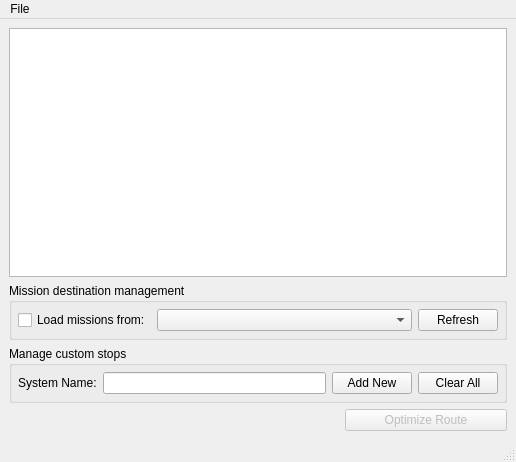
<?xml version="1.0" encoding="UTF-8"?>
<ui version="4.0">
 <class>MissionRouter</class>
 <widget class="QMainWindow" name="MissionRouter">
  <property name="geometry">
   <rect>
    <x>0</x>
    <y>0</y>
    <width>516</width>
    <height>462</height>
   </rect>
  </property>
  <property name="windowTitle">
   <string>Mission Target Router</string>
  </property>
  <widget class="QWidget" name="centralwidget">
   <layout class="QGridLayout" name="gridLayout">
    <item row="0" column="0" colspan="3">
     <widget class="QTableView" name="tableView">
      <property name="sizePolicy">
       <sizepolicy hsizetype="MinimumExpanding" vsizetype="MinimumExpanding">
        <horstretch>1</horstretch>
        <verstretch>1</verstretch>
       </sizepolicy>
      </property>
      <property name="minimumSize">
       <size>
        <width>444</width>
        <height>203</height>
       </size>
      </property>
     </widget>
    </item>
    <item row="9" column="2">
     <widget class="QPushButton" name="optimizeButton">
      <property name="enabled">
       <bool>false</bool>
      </property>
      <property name="text">
       <string>Optimize Route</string>
      </property>
     </widget>
    </item>
    <item row="4" column="0" colspan="3">
     <widget class="QGroupBox" name="groupBox">
      <property name="title">
       <string>Manage custom stops</string>
      </property>
      <layout class="QHBoxLayout" name="horizontalLayout">
       <property name="leftMargin">
        <number>6</number>
       </property>
       <property name="topMargin">
        <number>6</number>
       </property>
       <property name="rightMargin">
        <number>6</number>
       </property>
       <property name="bottomMargin">
        <number>6</number>
       </property>
       <item>
        <widget class="QLabel" name="label">
         <property name="text">
          <string>System Name:</string>
         </property>
        </widget>
       </item>
       <item>
        <widget class="NoBeepLineEdit" name="customSystem">
         <property name="sizePolicy">
          <sizepolicy hsizetype="Expanding" vsizetype="Fixed">
           <horstretch>1</horstretch>
           <verstretch>0</verstretch>
          </sizepolicy>
         </property>
        </widget>
       </item>
       <item>
        <widget class="QPushButton" name="pushButton">
         <property name="text">
          <string>Add New</string>
         </property>
        </widget>
       </item>
       <item>
        <widget class="QPushButton" name="pushButton_2">
         <property name="text">
          <string>Clear All</string>
         </property>
        </widget>
       </item>
      </layout>
     </widget>
    </item>
    <item row="2" column="0" colspan="3">
     <widget class="QGroupBox" name="groupBox_2">
      <property name="title">
       <string>Mission destination management</string>
      </property>
      <layout class="QHBoxLayout" name="horizontalLayout_2">
       <property name="leftMargin">
        <number>6</number>
       </property>
       <property name="topMargin">
        <number>6</number>
       </property>
       <property name="rightMargin">
        <number>6</number>
       </property>
       <property name="bottomMargin">
        <number>6</number>
       </property>
       <item>
        <widget class="QCheckBox" name="includeMissionSystems">
         <property name="text">
          <string>Load missions from:</string>
         </property>
        </widget>
       </item>
       <item>
        <widget class="QComboBox" name="commanders">
         <property name="sizePolicy">
          <sizepolicy hsizetype="Preferred" vsizetype="Fixed">
           <horstretch>10</horstretch>
           <verstretch>0</verstretch>
          </sizepolicy>
         </property>
        </widget>
       </item>
       <item>
        <widget class="QPushButton" name="refreshButton">
         <property name="text">
          <string>Refresh</string>
         </property>
        </widget>
       </item>
      </layout>
     </widget>
    </item>
   </layout>
  </widget>
  <widget class="QStatusBar" name="statusbar"/>
  <widget class="QMenuBar" name="menuBar">
   <property name="geometry">
    <rect>
     <x>0</x>
     <y>0</y>
     <width>516</width>
     <height>22</height>
    </rect>
   </property>
   <widget class="QMenu" name="menuFile">
    <property name="title">
     <string>File</string>
    </property>
    <addaction name="actionExport_as_CSV"/>
    <addaction name="actionExport_as_Tab_Separated"/>
    <addaction name="actionImport_Systems"/>
   </widget>
   <addaction name="menuFile"/>
  </widget>
  <action name="actionExport_as_CSV">
   <property name="text">
    <string>Export as CSV...</string>
   </property>
   <property name="shortcut">
    <string>Ctrl+S</string>
   </property>
  </action>
  <action name="actionExport_as_Tab_Separated">
   <property name="text">
    <string>Export as Tab Separated...</string>
   </property>
   <property name="shortcut">
    <string>Ctrl+Shift+S</string>
   </property>
  </action>
  <action name="actionImport_Systems">
   <property name="text">
    <string>Import Newline Separated...</string>
   </property>
   <property name="shortcut">
    <string>Ctrl+I</string>
   </property>
  </action>
 </widget>
 <customwidgets>
  <customwidget>
   <class>NoBeepLineEdit</class>
   <extends>QLineEdit</extends>
   <header location="global">src/Widgets/NoBeepLineEdit.h</header>
  </customwidget>
 </customwidgets>
 <resources/>
 <connections>
  <connection>
   <sender>refreshButton</sender>
   <signal>clicked()</signal>
   <receiver>MissionRouter</receiver>
   <slot>refreshMissions()</slot>
   <hints>
    <hint type="sourcelabel">
     <x>461</x>
     <y>310</y>
    </hint>
    <hint type="destinationlabel">
     <x>467</x>
     <y>15</y>
    </hint>
   </hints>
  </connection>
  <connection>
   <sender>commanders</sender>
   <signal>activated(QString)</signal>
   <receiver>MissionRouter</receiver>
   <slot>updateMissionTable()</slot>
   <hints>
    <hint type="sourcelabel">
     <x>185</x>
     <y>308</y>
    </hint>
    <hint type="destinationlabel">
     <x>467</x>
     <y>19</y>
    </hint>
   </hints>
  </connection>
  <connection>
   <sender>optimizeButton</sender>
   <signal>clicked()</signal>
   <receiver>MissionRouter</receiver>
   <slot>optimizeRoute()</slot>
   <hints>
    <hint type="sourcelabel">
     <x>385</x>
     <y>411</y>
    </hint>
    <hint type="destinationlabel">
     <x>467</x>
     <y>14</y>
    </hint>
   </hints>
  </connection>
  <connection>
   <sender>pushButton</sender>
   <signal>clicked()</signal>
   <receiver>MissionRouter</receiver>
   <slot>addStop()</slot>
   <hints>
    <hint type="sourcelabel">
     <x>405</x>
     <y>388</y>
    </hint>
    <hint type="destinationlabel">
     <x>515</x>
     <y>13</y>
    </hint>
   </hints>
  </connection>
  <connection>
   <sender>pushButton_2</sender>
   <signal>clicked()</signal>
   <receiver>MissionRouter</receiver>
   <slot>clearCustom()</slot>
   <hints>
    <hint type="sourcelabel">
     <x>473</x>
     <y>371</y>
    </hint>
    <hint type="destinationlabel">
     <x>515</x>
     <y>13</y>
    </hint>
   </hints>
  </connection>
  <connection>
   <sender>includeMissionSystems</sender>
   <signal>clicked()</signal>
   <receiver>MissionRouter</receiver>
   <slot>updateMissionTable()</slot>
   <hints>
    <hint type="sourcelabel">
     <x>70</x>
     <y>313</y>
    </hint>
    <hint type="destinationlabel">
     <x>1516</x>
     <y>17</y>
    </hint>
   </hints>
  </connection>
  <connection>
   <sender>actionExport_as_CSV</sender>
   <signal>triggered()</signal>
   <receiver>MissionRouter</receiver>
   <slot>exportAsCSV()</slot>
   <hints>
    <hint type="sourcelabel">
     <x>257</x>
     <y>230</y>
    </hint>
    <hint type="destinationlabel">
     <x>257</x>
     <y>230</y>
    </hint>
   </hints>
  </connection>
  <connection>
   <sender>actionExport_as_Tab_Separated</sender>
   <signal>triggered()</signal>
   <receiver>MissionRouter</receiver>
   <slot>exportAsTabNewline()</slot>
   <hints>
    <hint type="sourcelabel">
     <x>-1</x>
     <y>-1</y>
    </hint>
    <hint type="destinationlabel">
     <x>257</x>
     <y>230</y>
    </hint>
   </hints>
  </connection>
  <connection>
   <sender>actionImport_Systems</sender>
   <signal>triggered()</signal>
   <receiver>MissionRouter</receiver>
   <slot>importSystems()</slot>
   <hints>
    <hint type="sourcelabel">
     <x>-1</x>
     <y>-1</y>
    </hint>
    <hint type="destinationlabel">
     <x>257</x>
     <y>230</y>
    </hint>
   </hints>
  </connection>
 </connections>
 <slots>
  <slot>refreshMissions()</slot>
  <slot>updateMissionTable()</slot>
  <slot>optimizeRoute()</slot>
  <slot>addStop()</slot>
  <slot>clearCustom()</slot>
  <slot>exportAsCSV()</slot>
  <slot>exportAsTabNewline()</slot>
  <slot>importSystems()</slot>
 </slots>
</ui>
